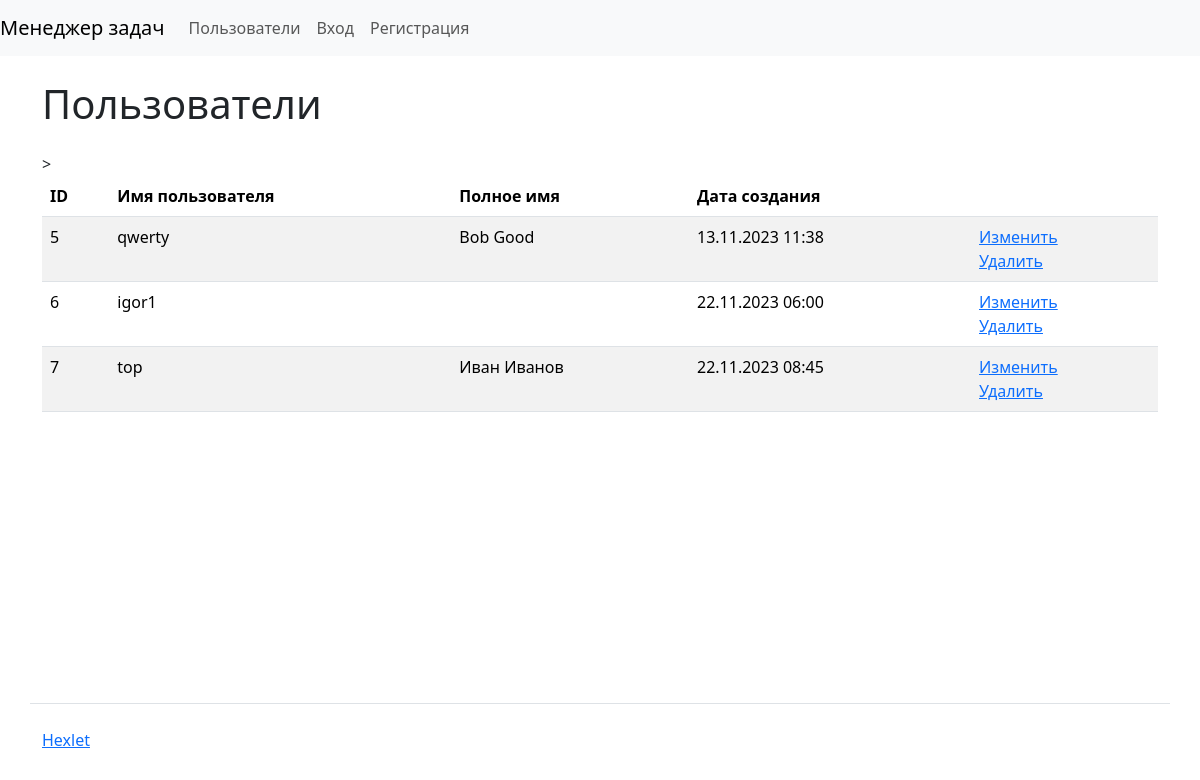
/users/, run on the app's committed database.
### task_manager/users/models.py (models this page shows)
class User(AbstractUser):
    def __str__(self):
        return self.get_full_name()
    def get_absolute_url(self):
        return reverse("login")

### task_manager/users/views.py (the view)
# urls.py: path('', views.IndexView.as_view(), name="index"),
class IndexView(ListView):
    def get(self, request, *args, **kwargs):
        users = User.objects.all()
        return render(request, 'users/users.html', {
            'users': users
        })

### task_manager/templates/users/users.html (shortened to what this page needs)
{% extends 'base.html' %}
{% load django_bootstrap5 %}
{% load i18n %}
{% block content %}
      <h1 class="my-4">{% trans 'Users' %}</h1>
        <table class="table table-striped">
          <thead class="thead-dark">
            <tr>
              <th>ID</th>
              <th>{% trans 'Username' %}</th>
              <th>{% trans 'Full name' %}</th>
              <th>{% trans 'Date of creation' %}</th>
              <th></th>>
            </tr>
          </thead>
          <tbody>
          {% for user in users %}
            <tr class="align-baseline">
              <td>{{ user.id }}</td>
              <td>{{ user.username }}</td>
              <td>{{ user.first_name }} {{ user.last_name }}</td>
              <td>{{ user.date_joined|date:"d.m.Y H:i" }}</td>
              <td>
                <a href="{% url 'users_update' pk=user.id %}" >{% trans 'Edit' %}</a>
                <br>
                <a href="{% url 'users_delete' pk=user.id %}" >{% trans 'Delete' %}</a>
              </td>
            </tr>
          {% endfor %}
          </tbody>
        </table>
{% endblock %}

### data on the page
User: id "5", username "qwerty", first_name "Bob", last_name "Good", date_joined "13.11.2023 11:38"
User: id "6", username "igor1", date_joined "22.11.2023 06:00"
User: id "7", username "top", first_name "Иван", last_name "Иванов", date_joined "22.11.2023 08:45"
